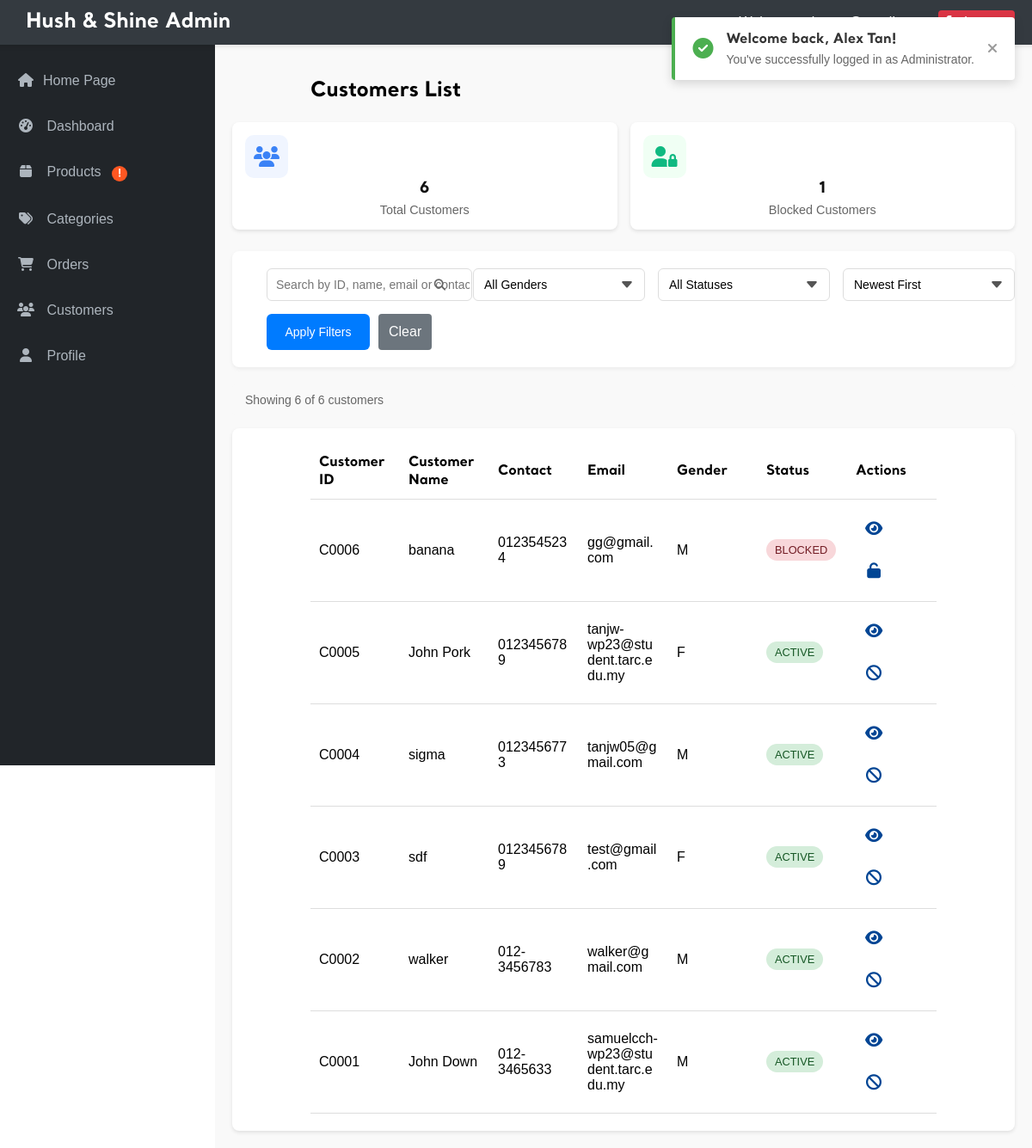
Page /admin/admin_customer.php (signed in) on the committed database.
### tables this page shows
CREATE TABLE `customer` (
  `cust_id` char(5) NOT NULL,
  `cust_name` varchar(50) NOT NULL,
  `cust_contact` varchar(13) NOT NULL,
  `cust_email` varchar(50) NOT NULL,
  `cust_gender` char(1) NOT NULL,
  `cust_password` varchar(100) NOT NULL,
  `cust_photo` varchar(100) NOT NULL,
  `status` enum('active','blocked') DEFAULT 'active',
  `blocked_until` datetime DEFAULT NULL,
  `block_reason` varchar(255) DEFAULT NULL
);

### admin/admin_customer.php (the view, shortened to what this page needs)
<?php
require_once '../_base.php';
include '../_head.php';
$page = isset($_GET['page']) ? (int)$_GET['page'] : 1;
$itemsPerPage = 10;
$offset = ($page - 1) * $itemsPerPage;
$searchTerm = isset($_GET['search']) ? trim($_GET['search']) : '';
$sortBy = isset($_GET['sort']) ? $_GET['sort'] : 'newest';
$where = [];
$params = [];
$whereClause = !empty($where) ? ' WHERE ' . implode(' AND ', $where) : '';
$orderBy = match($sortBy) {
    'name_asc' => 'cust_name ASC',
    'name_desc' => 'cust_name DESC',
    'oldest' => 'cust_id ASC',
    default => 'cust_id DESC'
};
try {
    $countQuery = "SELECT COUNT(*) FROM customer" . $whereClause;
    $stmt = $_db->prepare($countQuery);
    $stmt->execute($params);
    $totalItems = $stmt->fetchColumn();
} catch (PDOException $e) {
    echo "Database error: " . $e->getMessage();
    exit;
}
try {
    $query = "SELECT cust_id, cust_name, cust_contact, cust_email, cust_gender, status, blocked_until
             FROM customer"
             . $whereClause .
             " ORDER BY " . $orderBy .
             " LIMIT " . $itemsPerPage . " OFFSET " . $offset;
    $stmt = $_db->prepare($query);
    $stmt->execute($params);
    $customers = $stmt->fetchAll(PDO::FETCH_ASSOC);
} catch (PDOException $e) {
    echo "Database error: " . $e->getMessage();
    exit;
}
try {
    $statsQuery = $_db->query("SELECT
        COUNT(*) as total_customers,
        SUM(CASE WHEN status = 'blocked' THEN 1 ELSE 0 END) as blocked_customers
        FROM customer");
    $stats = $statsQuery->fetch(PDO::FETCH_ASSOC);
} catch (PDOException $e) {
    $stats = ['total_customers' => 0, 'blocked_customers' => 0];
}
?>
<main class="admin-main">
    <div class="admin-title">
        <h2>Customers List</h2>
    </div>
    <div class="stats-cards">
        <div class="stat-card">
            <div class="stat-icon">
                <i class="fas fa-users"></i>
            </div>
            <div class="stat-info">
                <div class="stat-value"><?= number_format($stats['total_customers']) ?></div>
                <div class="stat-label">Total Customers</div>
            </div>
        </div>
        <div class="stat-card">
            <div class="stat-icon">
                <i class="fas fa-user-lock"></i>
            </div>
            <div class="stat-info">
                <div class="stat-value"><?= number_format($stats['blocked_customers']) ?></div>
                <div class="stat-label">Blocked Customers</div>
            </div>
        </div>
    </div>
    <div class="filter-section">
        <form action="admin_customer.php" method="GET" class="filter-form">
            <div class="filter-row">
                <div class="search-box">
                    <input type="text" name="search" placeholder="Search by ID, name, email or contact" value="<?= htmlspecialchars($searchTerm) ?>">
                    <button type="submit" class="search-btn">
                        <i class="fas fa-search"></i>
                    </button>
                </div>
                <div class="filter-group">
                    <select name="gender" class="filter-select">
                        <option value="">All Genders</option>
                    </select>
                </div>
                <div class="filter-group">
                    <select name="status" class="filter-select">
                        <option value="">All Statuses</option>
                    </select>
                </div>
                <div class="filter-group">
                    <select name="sort" class="filter-select">
                        <option value="newest" <?= $sortBy == 'newest' ? 'selected' : '' ?>>Newest First</option>
                    </select>
                </div>
                <div class="filter-buttons">
                    <button type="submit" class="filter-btn">Apply Filters</button>
                    <a href="admin_customer.php" class="admin-submit-btn secondary">Clear</a>
                </div>
            </div>
        </form>
    </div>
    <div class="product-info-bar">
        <div class="product-count">
            Showing <?= count($customers) ?> of <?= $totalItems ?> customers
        </div>
    </div>
    <div class="table-responsive">
        <table class="admin-table">
            <thead>
                <tr>
                    <th>Customer ID</th>
                    <th>Customer Name</th>
                    <th>Contact</th>
                    <th>Email</th>
                    <th>Gender</th>
                    <th>Status</th>
                    <th>Actions</th>
                </tr>
            </thead>
            <tbody>
                <?php if (count($customers) > 0): ?>
                    <?php foreach ($customers as $customer): ?>
                        <tr>
                            <td><?= htmlspecialchars($customer['cust_id']) ?></td>
                            <td><?= htmlspecialchars($customer['cust_name']) ?></td>
                            <td><?= htmlspecialchars($customer['cust_contact']) ?></td>
                            <td><?= htmlspecialchars($customer['cust_email']) ?></td>
                            <td><?= htmlspecialchars($customer['cust_gender']) ?></td>
                            <td>
                                <?php if ($customer['status'] === 'blocked'): ?>
                                    <span class="status-badge blocked" title="Blocked until: <?= date('F j, Y g:i A', strtotime($customer['blocked_until'])) ?>">
                                        Blocked
                                    </span>
                                <?php else: ?>
                                    <span class="status-badge active">Active</span>
                                <?php endif; ?>
                            </td>
                            <td class="actions">
                                <a href="view_customer.php?id=<?= $customer['cust_id'] ?>" class="btn" title="View Customer">
                                    <i class="fas fa-eye"></i>
                                </a>
                                <a href="view_customer.php?id=<?= $customer['cust_id'] ?>" class="btn <?= $customer['status'] === 'blocked' ? 'btn-warning' : 'btn-danger' ?>" title="<?= $customer['status'] === 'blocked' ? 'Manage Block Status' : 'Block Customer' ?>">
                                    <i class="fas <?= $customer['status'] === 'blocked' ? 'fa-unlock' : 'fa-ban' ?>"></i>
                                </a>
                            </td>
                        </tr>
                    <?php endforeach; ?>
                <?php else: ?>
                    <tr>
                        <td colspan="7">No customers found</td>
                    </tr>
                <?php endif; ?>
            </tbody>
        </table>
    </div>
</main>

### rows in the picture
customer: cust_id "C0006", cust_name "banana", cust_contact "0123545234", cust_email "gg@gmail.com", cust_gender "M"
customer: cust_id "C0005", cust_name "John Pork", cust_contact "0123456789", cust_email "tanjw-wp23@student.tarc.edu.my", cust_gender "F", status "ACTIVE"
customer: cust_id "C0004", cust_name "sigma", cust_contact "0123456773", cust_email "tanjw05@gmail.com", cust_gender "M", status "ACTIVE"
customer: cust_id "C0003", cust_name "sdf", cust_contact "0123456789", cust_email "test@gmail.com", cust_gender "F", status "ACTIVE"
customer: cust_id "C0002", cust_name "walker", cust_contact "012-3456783", cust_email "walker@gmail.com", cust_gender "M", status "ACTIVE"
customer: cust_id "C0001", cust_name "John Down", cust_contact "012-3465633", cust_email "samuelcch-wp23@student.tarc.edu.my", cust_gender "M", status "ACTIVE"

### other values in the picture
$user_name "Alex Tan"
$user_type "Administrator"
$stats['total_customers'] "6"
$stats['blocked_customers'] "1"
count($customers) "6"
$totalItems "6"
